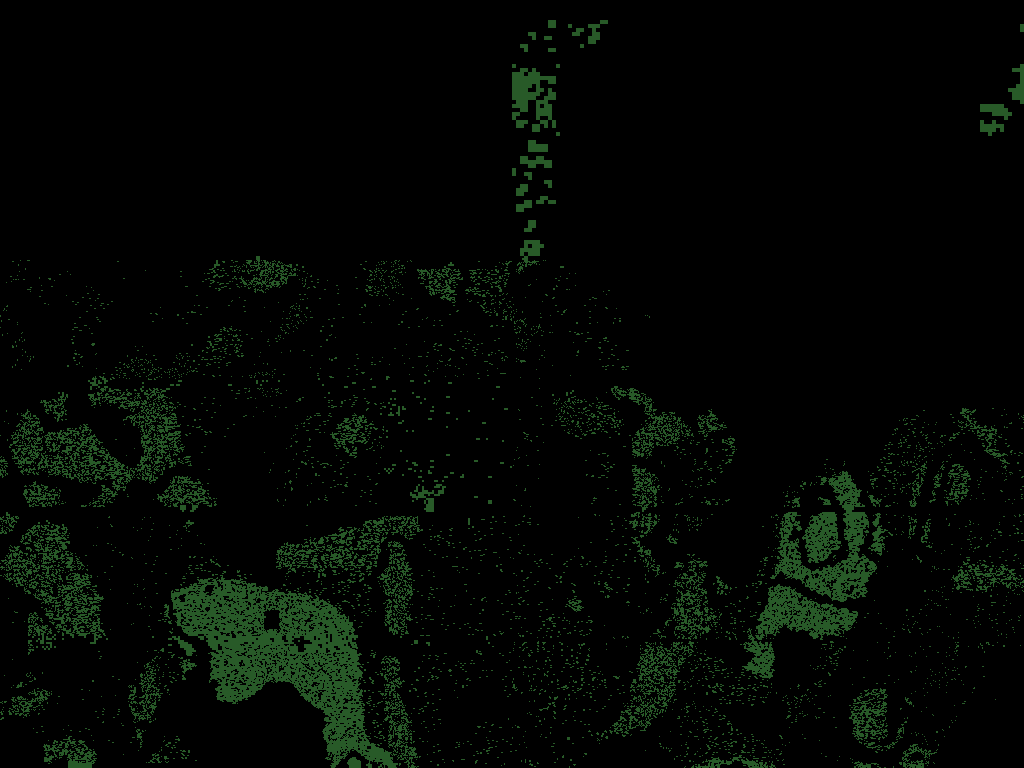
#> input picture img/canopy.png, 1024 x 768 px; its folder holds only this picture in this run
$ python place.py ../img/canopy.png
#> lines starting #> are read from the running program, lines starting #| are printed output that depends on the picture; after the words box and inside, x2 and y2 are one past the last pixel; in counts of white or black regions, pixels touching at a corner belong together
"""Place level-2 map screenshots on the wall grid using a photo of the map wall.
Usage (from repo root):
  python3 tools/place.py <wall_photo> <tile_screenshot>...
Rectifies each tile into img/tiles/rect_IMG_<n>.png, then SIFT-matches every known tile
plus the new ones against the wall photo, fits the wall grid from the known tiles, and
prints each new tile's grid (fx,fy). Add confirmed ones to data/assign.json, then run compose.py.
"""
import cv2, numpy as np, json, glob, os, sys
sys.path.insert(0, os.path.dirname(os.path.abspath(__file__)))
from rectify import rectify
R=os.path.dirname(os.path.dirname(os.path.abspath(__file__))); T=os.path.join(R,'img','tiles')
wallp, shots = sys.argv[1], sys.argv[2:]
new=[]
for p in shots:
    n=os.path.basename(p).split('.')[0][-4:]
    r=rectify(p)
    if r is None: print(n,'RECTIFY FAILED'); continue
    cv2.imwrite(os.path.join(T,f'rect_IMG_{n}.png'),r[0]); new.append(n); print(n,'rectified')
wall=cv2.imread(wallp); wg=cv2.cvtColor(wall,cv2.COLOR_BGR2GRAY)
#> further down, wall is the input picture: shape (768, 1024, 3); mean B, G, R 3.3, 7.3, 3.3
#> after `wg = cv2.cvtColor(wall, cv2.COLOR_BGR2GRAY)`:
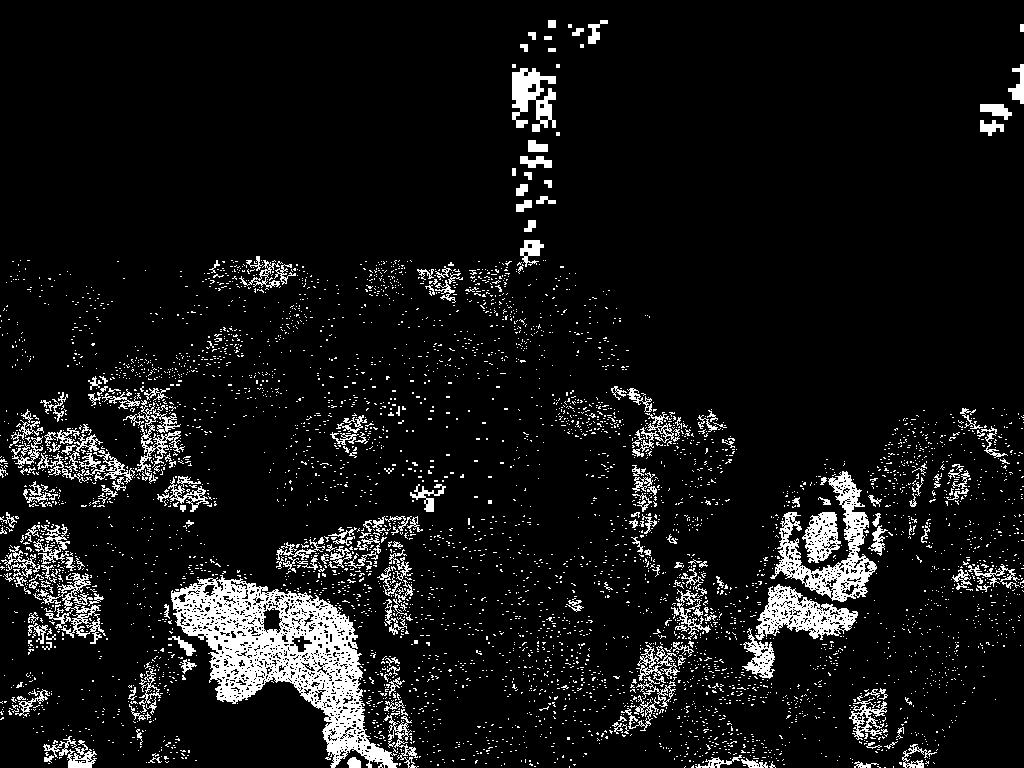
#> wg: shape (768, 1024); values 0 (black) and 69 (white), 8.1% white; 5012 white regions (4782 under 20 px), largest, box (x1, y1, x2, y2) and area: (171, 575, 398, 768) 15582, (770, 471, 877, 602) 3981, (755, 584, 858, 640) 2601
sift=cv2.SIFT_create(nfeatures=30000); kw,dw=sift.detectAndCompute(wg,None); bf=cv2.BFMatcher()
#> after `kw, dw = sift.detectAndCompute(wg, None)`: kw = 2755 keypoints; strongest (x, y, size): (330, 612, 1.9), (607, 737, 1.9), (230, 605, 1.9), (93, 344, 2.2)
#> (the run stopped early here; a loop or call above may not have finished)
